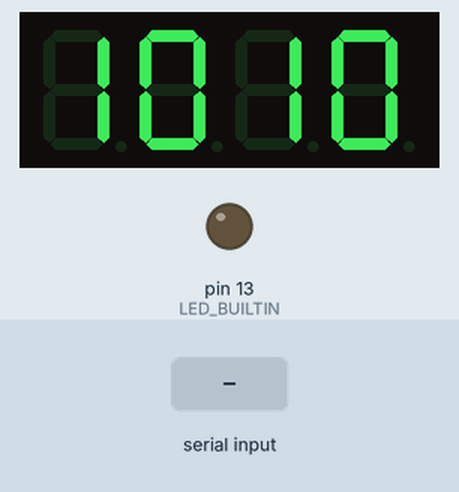
Bench run of a sketch on a simulated Arduino Uno, built with avr-gcc and run on an emulated ATmega328P. Shown: 4-digit seven-segment display, output pins drawn as LEDs (lit = HIGH). The inputs (shaded band) are chosen by the test bench. What the sketch prints to the serial monitor is not drawn.

Above: at 3.2 s.
3.3 s: "1\n" received over Serial
At 4.7 s:
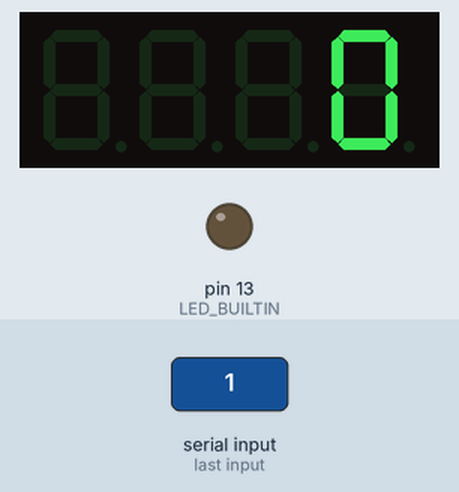
Timing chart, 0 to 6.3 s (numbered marks = the images above; inputs shaded):
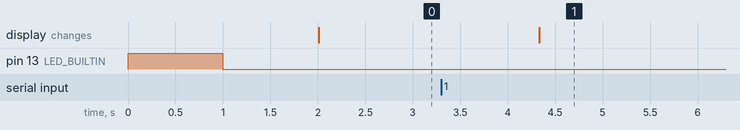

The sketch:

basicSerialIno.ino
```cpp
// Arduino file vvv
// ~/clubRPI/basicSerialIno.ino

#include <Wire.h>
#include <ArduinoJson.h>
#include <Adafruit_LEDBackpack.h>
#include <Adafruit_GFX.h>

Adafruit_7segment matrix = Adafruit_7segment();

char hotgos;
int     size_ = 0;
String  payload;

void setup() {
	Serial.begin(9600);
	pinMode(LED_BUILTIN, OUTPUT);
	digitalWrite(LED_BUILTIN, HIGH);
	delay(1000);
	digitalWrite(LED_BUILTIN, LOW);
	delay(1000);
	matrix.begin(0x70); // Code for the 7seg - write a quick test.
	matrix.print(100);
	matrix.writeDisplay();

}

void loop() {
//	serialReadNumber();
	serialReadJson();
}


int serialReadNumber() { // old method only here for basic serial troubleshooting
	if (Serial.available()) { //when get Serial info:
		int inChar = Serial.read();
		hotgos = (char)inChar;
		if (hotgos == (char)'4') {
			digitalWrite(LED_BUILTIN, HIGH);
		}
		else {
			digitalWrite(LED_BUILTIN, LOW);
		}
	}
}

int serialReadJson() {
	if (Serial.available()) {
		Serial.println("Serial Available");
		while ( !Serial.available()) {}
		payload = Serial.readStringUntil('/n');
	}
	StaticJsonDocument<512> doc; //This creates a temporary JsonDocument called doc.

	DeserializationError error = deserializeJson(doc, payload); // error detection
	if (error) {
		matrix.print(1010);
		Serial.println(error.c_str());
		matrix.writeDisplay();
	}

	else{
		if (doc["axis0"] <= 10) { // If it can read the "test" value from the document:
			//Serial.println("You succeeded");
			int y = doc["axis0"]; // done because not sure if matrix.print can read from an array.
			Serial.print(y);
			matrix.print(y);
			matrix.writeDisplay();
		}
		else {
			matrix.print(1111); //Failure message
			matrix.writeDisplay();
		}
	}

}
```

Measured:
- after the input at 3.3 s, the display: changes after 1.0 s (image 1)
